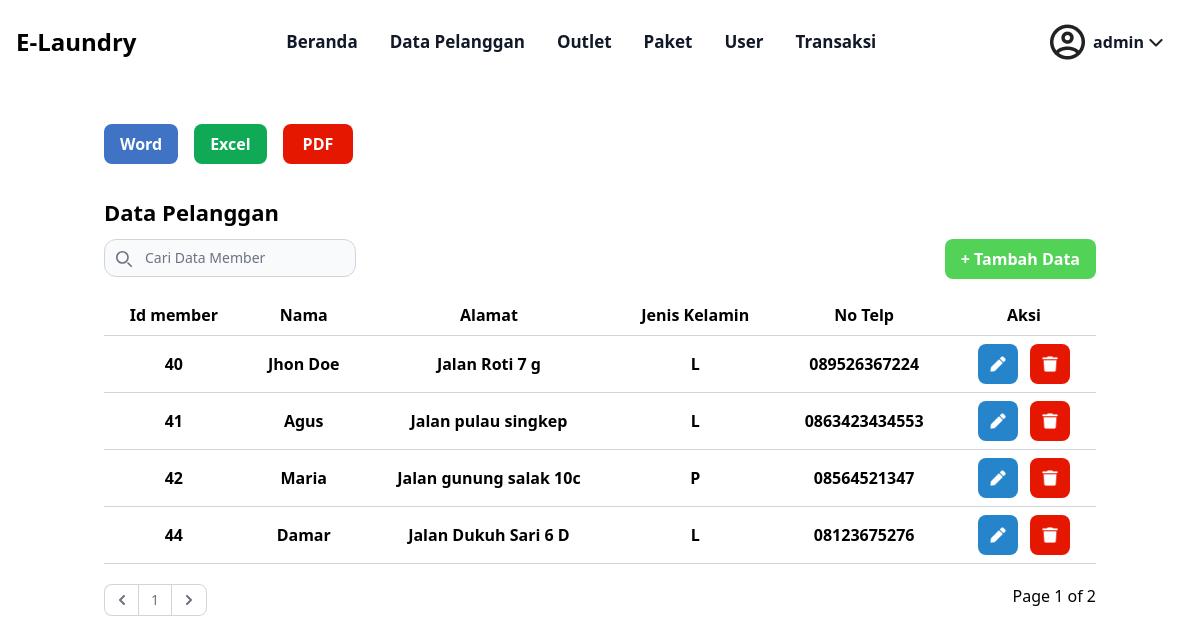
/admin/test.php (signed in), run on the app's committed database.
### tables this page shows
CREATE TABLE `tb_member` (
  `id_member` int(11) NOT NULL,
  `nama` varchar(100) NOT NULL,
  `alamat` text NOT NULL,
  `jenis_kelamin` enum('L','P','') NOT NULL,
  `tlp` varchar(15) NOT NULL
);

### admin/test.php (the view, shortened to what this page needs)
<?php
    require "../layout/navbar_admin.php";
    $member = mysqli_query($koneksi, "SELECT * FROM tb_member ORDER BY id_member ASC");
?>
<?= template_header('Home') ?>
<div class="container mx-auto p-4 mt-[2%]">
        <div class="flex  space-x-4">
            <button class="bg-[#4073C4] hover:bg-blue-700 text-white font-bold py-2 px-4 rounded-lg">
                Word
            </button>
            <button class="bg-[#10AA56] hover:bg-green-700 text-white font-bold py-2 px-4 rounded-lg">
                Excel
            </button>
            <button class="bg-[#E61700] hover:bg-red-700 text-white font-bold py-2 px-5 rounded-lg">
                PDF
            </button>
        </div>
    </div>
    <div class="container mx-auto p-4">
        <p class="font-semibold text-[22px] mb-[1%]">Data Pelanggan </p>
        <div class="flex justify-between mb-4">
        <div class="relative flex">
        <div class="absolute inset-y-0 start-0 flex items-center ps-3 pointer-events-none">
        </div>
        <form  method="post">
            <input class="block w-full p-2 ps-10 text-sm text-gray-900 border border-gray-300 rounded-xl bg-gray-50 focus:ring-blue-500 focus:border-blue-500 dark:bg-gray-700 dark:border-gray-600 dark:placeholder-gray-400 dark:text-white dark:focus:ring-blue-500 dark:focus:border-blue-500" type="search" placeholder="Cari Data Member" name="keyword" id="keyword">
        </form>
        </div>
            <a href="../view/add_member_admin.php" class="bg-[#53D258] hover:bg-green-700 text-white font-bold py-2 px-4 rounded-lg">
                + Tambah Data
            </a >
        </div>
        <div class=" overflow-x-auto">
        <div id="container">
            <table class="container table-auto border-collapse border-b border-gray-300">
                <thead>
                    <tr>
                        <th class="px-4 py-2">Id member</th>
                        <th class="px-4 py-2">Nama</th>
                        <th class="px-4 py-2">Alamat</th>
                        <th class="px-4 py-2">Jenis Kelamin</th>
                        <th class="px-4 py-2">No Telp</th>
                        <th class="px-4 py-2" >Aksi</th>
                    </tr>
                </thead>
                <?php
                foreach( $member as $row ) :
        ?>
                <tbody id="searchResults">
                    <tr>
                        <th class="border-t border-gray-300 px-4 py-2"><?=$row['id_member']?></th>
                        <th class="border-t border-gray-300 px-4 py-2"><?=$row['nama']?></th>
                        <th class="border-t border-gray-300 px-4 py-2"><?=$row['alamat']?></th>
                        <th class="border-t border-gray-300 px-4 py-2"><?=$row['jenis_kelamin']?></th>
                        <th class="border-t border-gray-300 px-4 py-2"><?=$row['tlp']?></th>
                        <th class="border-t border-gray-300 px-4 py-2">
                           <a href="../view/update_member_admin.php?id_member=<?= $row['id_member'] ?>">
                                <button href="" class="bg-[#2685CA] hover:bg-blue-700 text-white font-bold py-3 px-3 rounded-lg">
                                    <img src="../img/edit.png" alt="Edit" class="w-4 h-4">
                                </button>
                           </a>
                            <?php
  $id = $row['id_member'];
  $hide_delete = mysqli_fetch_row(mysqli_query($koneksi, "SELECT COUNT(*) as total FROM tb_detail_transaksi WHERE id_detail_transaksi='$id' "));
  if ($hide_delete[0] == '0') {
                        ?>
                            <button data-modal-target="popup-modal" data-modal-toggle="popup-modal" class="bg-[#E61700] hover:bg-red-700 text-white font-bold py-3 px-3 rounded-lg ml-2" type="button">
                            <img src="../img/delete.png" alt="Delete" class="w-4 h-4">
                            </button>
                        <?php
                            } else {
                                echo "</th>";
                            }
                        ?>
                    </tr>
                </tbody>
                <?php endforeach; ?>
            </table>
        </div>
            <div class="flex justify-between mb-4 my-[2%]">
        <div class="relative flex">
        <nav aria-label="Page navigation example " >
  <ul class="flex items-center -space-x-px h-8 text-sm">
    <li>
      <a href="#" class="flex items-center justify-center px-3 h-8 ms-0 leading-tight text-gray-500 bg-white border border-e-0 border-gray-300 rounded-s-lg hover:bg-gray-100 hover:text-gray-700 dark:bg-gray-800 dark:border-gray-700 dark:text-gray-400 dark:hover:bg-gray-700 dark:hover:text-white">
        <svg class="w-2.5 h-2.5 rtl:rotate-180" aria-hidden="true" xmlns="http://www.w3.org/2000/svg" fill="none" viewBox="0 0 6 10">
          <path stroke="currentColor" stroke-linecap="round" stroke-linejoin="round" stroke-width="2" d="M5 1 1 5l4 4"/>
        </svg>
      </a>
    </li>
    <li>
      <a href="#" class="flex items-center justify-center px-3 h-8 leading-tight text-gray-500 bg-white border border-gray-300 hover:bg-gray-100 hover:text-gray-700 dark:bg-gray-800 dark:border-gray-700 dark:text-gray-400 dark:hover:bg-gray-700 dark:hover:text-white">1</a>
    </li>
      <a href="#" class="flex items-center justify-center px-3 h-8 leading-tight text-gray-500 bg-white border border-gray-300 rounded-e-lg hover:bg-gray-100 hover:text-gray-700 dark:bg-gray-800 dark:border-gray-700 dark:text-gray-400 dark:hover:bg-gray-700 dark:hover:text-white">
        <svg class="w-2.5 h-2.5 rtl:rotate-180" aria-hidden="true" xmlns="http://www.w3.org/2000/svg" fill="none" viewBox="0 0 6 10">
          <path stroke="currentColor" stroke-linecap="round" stroke-linejoin="round" stroke-width="2" d="m1 9 4-4-4-4"/>
        </svg>
      </a>
  </ul>
</nav>
</div>
            <p>Page 1 of 2</p>
        </div>
        </div>
    </div>
    <?= template_footer() ?>

### data on the page
tb_member: id_member "40", nama "Jhon Doe", alamat "Jalan Roti 7 g", jenis_kelamin "L", tlp "089526367224"
tb_member: id_member "41", nama "Agus", alamat "Jalan pulau singkep", jenis_kelamin "L", tlp "0863423434553"
tb_member: id_member "42", nama "Maria", alamat "Jalan gunung salak 10c", jenis_kelamin "P", tlp "08564521347"
tb_member: id_member "44", nama "Damar", alamat "Jalan Dukuh Sari 6 D", jenis_kelamin "L", tlp "08123675276"

### other printed values
$username "admin"
